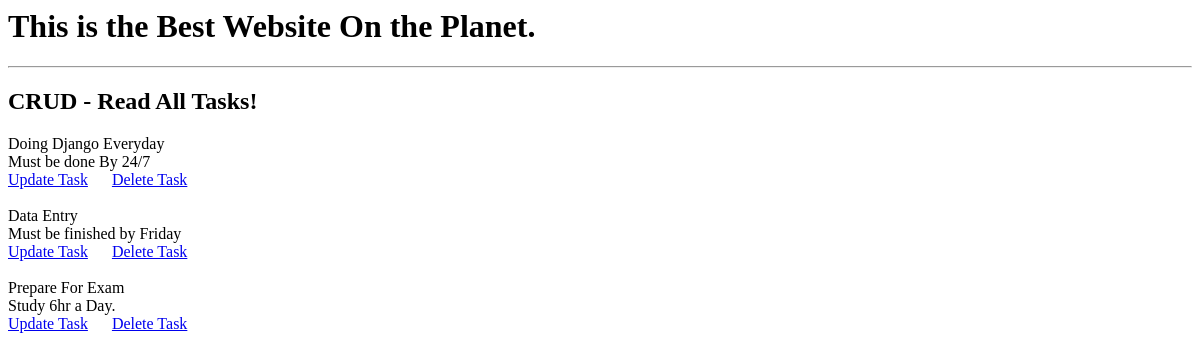
Before: /view-tasks/ with the older database file.
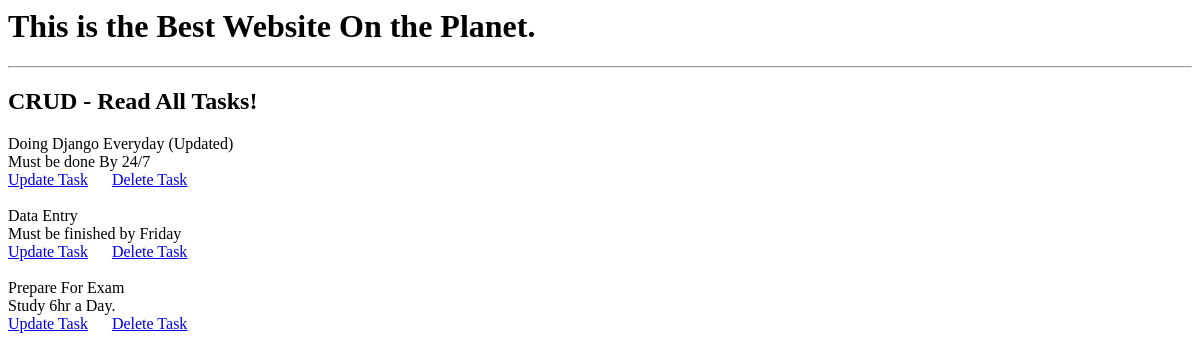
After: the same page with the newer database file.
### todo/models.py (models this page shows)
class Task(models.Model):
    title = models.CharField(max_length=85)
    content = models.CharField(max_length=300)
    date_posted = models.DateTimeField(auto_now_add=True)

### todo/views.py (the view)
# urls.py: path('view-tasks/', views.viewTask, name='view-tasks'),
def viewTask(request):
    tasks = Task.objects.all()
    context = {'tasks':tasks}
    return render(request, "view-tasks.html", context=context)

### templates/view-tasks.html (shortened to what this page needs)
{% include 'base.html' %}
<h2> CRUD - Read All Tasks! </h2>
{% for task in tasks %}
    {{task.title}}
    {{task.content}}
    <a href="{% url 'update-task' task.id %}">Update Task</a>
    <a href="{% url 'delete-task' task.id %}">Delete Task</a>
{% endfor %}

Changed rows visible on the page:
changed Task "Must be done By 24/7": title "Doing Django Everyday" → "Doing Django Everyday (Updated)"
